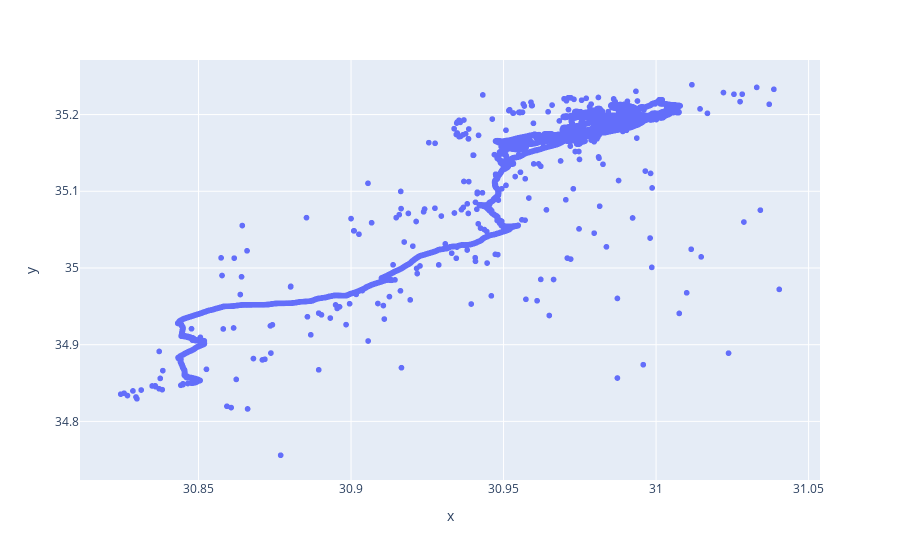

The notebook cell this image was saved under:
### Code cell
df_outl = df_outl.loc[df_outl['outlier'] != 1]

fig = px.scatter(x=df_outl['latitude'], y=df_outl['longitude'])
fig.show()

### Figure 1 — Plotly figure (JSON) as saved in the notebook; plotly's stock layout.template omitted (floating-point values rounded to 4 significant figures; data arrays with more than 128 entries replaced by an {"elided": "..."} marker saying what was removed)
{"data": [{"hovertemplate": "x=%{x}<br>y=%{y}<extra></extra>", "legendgroup": "", "marker": {"color": "#636efa", "symbol": "circle"}, "mode": "markers", "name": "", "showlegend": false, "type": "scattergl", "x": {"elided": "11062 float values"}, "xaxis": "x", "y": {"elided": "11062 float values"}, "yaxis": "y"}], "layout": {"legend": {"tracegroupgap": 0}, "margin": {"t": 60}, "xaxis": {"anchor": "y", "domain": [0, 1], "title": {"text": "x"}}, "yaxis": {"anchor": "x", "domain": [0, 1], "title": {"text": "y"}}}}
